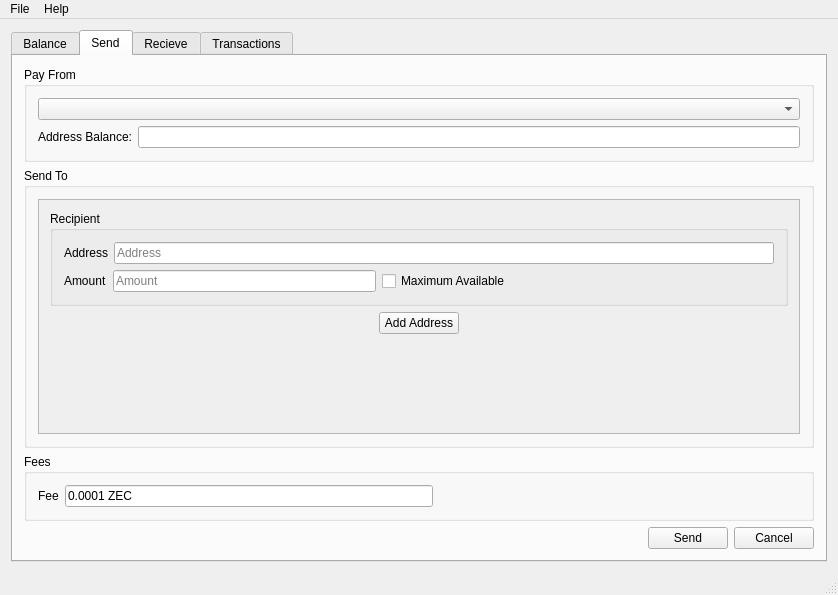
<?xml version="1.0" encoding="UTF-8"?>
<ui version="4.0">
 <class>MainWindow</class>
 <widget class="QMainWindow" name="MainWindow">
  <property name="geometry">
   <rect>
    <x>0</x>
    <y>0</y>
    <width>838</width>
    <height>595</height>
   </rect>
  </property>
  <property name="windowTitle">
   <string>MainWindow</string>
  </property>
  <widget class="QWidget" name="centralWidget">
   <layout class="QGridLayout" name="gridLayout_3">
    <item row="0" column="0">
     <widget class="QTabWidget" name="tabWidget">
      <property name="currentIndex">
       <number>1</number>
      </property>
      <widget class="QWidget" name="tab">
       <attribute name="title">
        <string>Balance</string>
       </attribute>
       <layout class="QGridLayout" name="gridLayout_2">
        <item row="0" column="0">
         <layout class="QHBoxLayout" name="horizontalLayout_5">
          <item>
           <widget class="QGroupBox" name="groupBox">
            <property name="minimumSize">
             <size>
              <width>300</width>
              <height>0</height>
             </size>
            </property>
            <property name="title">
             <string>Summary</string>
            </property>
            <property name="flat">
             <bool>false</bool>
            </property>
            <layout class="QGridLayout" name="gridLayout">
             <item row="0" column="0">
              <layout class="QVBoxLayout" name="verticalLayout">
               <item>
                <layout class="QHBoxLayout" name="horizontalLayout">
                 <item>
                  <widget class="QLabel" name="label">
                   <property name="text">
                    <string>Shielded</string>
                   </property>
                  </widget>
                 </item>
                 <item>
                  <widget class="QLabel" name="balSheilded">
                   <property name="text">
                    <string/>
                   </property>
                   <property name="alignment">
                    <set>Qt::AlignRight|Qt::AlignTrailing|Qt::AlignVCenter</set>
                   </property>
                  </widget>
                 </item>
                </layout>
               </item>
               <item>
                <layout class="QHBoxLayout" name="horizontalLayout_2">
                 <item>
                  <widget class="QLabel" name="label_2">
                   <property name="text">
                    <string>Transparent</string>
                   </property>
                  </widget>
                 </item>
                 <item>
                  <widget class="QLabel" name="balTransparent">
                   <property name="text">
                    <string/>
                   </property>
                   <property name="alignment">
                    <set>Qt::AlignRight|Qt::AlignTrailing|Qt::AlignVCenter</set>
                   </property>
                  </widget>
                 </item>
                </layout>
               </item>
               <item>
                <widget class="Line" name="line">
                 <property name="orientation">
                  <enum>Qt::Horizontal</enum>
                 </property>
                </widget>
               </item>
               <item>
                <layout class="QHBoxLayout" name="horizontalLayout_3">
                 <item>
                  <widget class="QLabel" name="label_3">
                   <property name="font">
                    <font>
                     <weight>75</weight>
                     <bold>true</bold>
                    </font>
                   </property>
                   <property name="text">
                    <string>Total</string>
                   </property>
                  </widget>
                 </item>
                 <item>
                  <widget class="QLabel" name="balTotal">
                   <property name="font">
                    <font>
                     <weight>75</weight>
                     <bold>true</bold>
                    </font>
                   </property>
                   <property name="text">
                    <string/>
                   </property>
                   <property name="alignment">
                    <set>Qt::AlignRight|Qt::AlignTrailing|Qt::AlignVCenter</set>
                   </property>
                  </widget>
                 </item>
                </layout>
               </item>
               <item>
                <spacer name="verticalSpacer">
                 <property name="orientation">
                  <enum>Qt::Vertical</enum>
                 </property>
                 <property name="sizeHint" stdset="0">
                  <size>
                   <width>20</width>
                   <height>40</height>
                  </size>
                 </property>
                </spacer>
               </item>
               <item>
                <widget class="QLabel" name="unconfirmedWarning">
                 <property name="styleSheet">
                  <string notr="true">color: red;</string>
                 </property>
                 <property name="text">
                  <string>Some transactions are not yet confirmed</string>
                 </property>
                </widget>
               </item>
              </layout>
             </item>
            </layout>
           </widget>
          </item>
          <item>
           <widget class="QGroupBox" name="groupBox_2">
            <property name="title">
             <string>Address Balances</string>
            </property>
            <layout class="QHBoxLayout" name="horizontalLayout_4">
             <item>
              <widget class="QTableView" name="balancesTable">
               <property name="selectionMode">
                <enum>QAbstractItemView::SingleSelection</enum>
               </property>
               <property name="selectionBehavior">
                <enum>QAbstractItemView::SelectRows</enum>
               </property>
               <property name="cornerButtonEnabled">
                <bool>false</bool>
               </property>
               <attribute name="horizontalHeaderShowSortIndicator" stdset="0">
                <bool>false</bool>
               </attribute>
               <attribute name="horizontalHeaderStretchLastSection">
                <bool>true</bool>
               </attribute>
               <attribute name="verticalHeaderVisible">
                <bool>false</bool>
               </attribute>
              </widget>
             </item>
            </layout>
           </widget>
          </item>
         </layout>
        </item>
       </layout>
      </widget>
      <widget class="QWidget" name="tab_2">
       <attribute name="title">
        <string>Send</string>
       </attribute>
       <layout class="QVBoxLayout" name="verticalLayout_4">
        <item>
         <widget class="QGroupBox" name="groupBox_4">
          <property name="title">
           <string>Pay From</string>
          </property>
          <layout class="QVBoxLayout" name="verticalLayout_6">
           <item>
            <layout class="QHBoxLayout" name="horizontalLayout_8">
             <item>
              <widget class="QComboBox" name="inputsCombo"/>
             </item>
            </layout>
           </item>
           <item>
            <layout class="QHBoxLayout" name="horizontalLayout_15">
             <item>
              <widget class="QLabel" name="label_5">
               <property name="text">
                <string>Address Balance:</string>
               </property>
              </widget>
             </item>
             <item>
              <widget class="QLineEdit" name="sendAddressBalance">
               <property name="readOnly">
                <bool>true</bool>
               </property>
              </widget>
             </item>
            </layout>
           </item>
          </layout>
         </widget>
        </item>
        <item>
         <widget class="QGroupBox" name="groupBox_3">
          <property name="title">
           <string>Send To</string>
          </property>
          <layout class="QVBoxLayout" name="verticalLayout_3">
           <item>
            <widget class="QScrollArea" name="sendToScrollArea">
             <property name="sizeAdjustPolicy">
              <enum>QAbstractScrollArea::AdjustToContents</enum>
             </property>
             <property name="widgetResizable">
              <bool>true</bool>
             </property>
             <widget class="QWidget" name="sendToWidgets">
              <property name="geometry">
               <rect>
                <x>0</x>
                <y>0</y>
                <width>774</width>
                <height>276</height>
               </rect>
              </property>
              <layout class="QVBoxLayout" name="sendToLayout">
               <item>
                <widget class="QGroupBox" name="verticalGroupBox">
                 <property name="title">
                  <string>Recipient</string>
                 </property>
                 <layout class="QVBoxLayout" name="sendAddressLayout">
                  <item>
                   <layout class="QHBoxLayout" name="horizontalLayout_12">
                    <item>
                     <widget class="QLabel" name="label_4">
                      <property name="text">
                       <string>Address</string>
                      </property>
                     </widget>
                    </item>
                    <item>
                     <widget class="QLineEdit" name="Address1">
                      <property name="placeholderText">
                       <string>Address</string>
                      </property>
                     </widget>
                    </item>
                   </layout>
                  </item>
                  <item>
                   <layout class="QHBoxLayout" name="horizontalLayout_13">
                    <item>
                     <widget class="QLabel" name="label_6">
                      <property name="text">
                       <string>Amount</string>
                      </property>
                     </widget>
                    </item>
                    <item>
                     <widget class="QLineEdit" name="Amount1">
                      <property name="baseSize">
                       <size>
                        <width>200</width>
                        <height>0</height>
                       </size>
                      </property>
                      <property name="placeholderText">
                       <string>Amount</string>
                      </property>
                     </widget>
                    </item>
                    <item>
                     <widget class="QCheckBox" name="Max1">
                      <property name="text">
                       <string>Maximum Available</string>
                      </property>
                     </widget>
                    </item>
                    <item>
                     <spacer name="horizontalSpacer_4">
                      <property name="orientation">
                       <enum>Qt::Horizontal</enum>
                      </property>
                      <property name="sizeHint" stdset="0">
                       <size>
                        <width>40</width>
                        <height>20</height>
                       </size>
                      </property>
                     </spacer>
                    </item>
                   </layout>
                  </item>
                 </layout>
                </widget>
               </item>
               <item>
                <layout class="QHBoxLayout" name="horizontalLayout_7">
                 <item>
                  <spacer name="horizontalSpacer_2">
                   <property name="orientation">
                    <enum>Qt::Horizontal</enum>
                   </property>
                   <property name="sizeHint" stdset="0">
                    <size>
                     <width>40</width>
                     <height>20</height>
                    </size>
                   </property>
                  </spacer>
                 </item>
                 <item>
                  <widget class="QPushButton" name="addAddressButton">
                   <property name="baseSize">
                    <size>
                     <width>200</width>
                     <height>0</height>
                    </size>
                   </property>
                   <property name="text">
                    <string>Add Address</string>
                   </property>
                  </widget>
                 </item>
                 <item>
                  <spacer name="horizontalSpacer_3">
                   <property name="orientation">
                    <enum>Qt::Horizontal</enum>
                   </property>
                   <property name="sizeHint" stdset="0">
                    <size>
                     <width>40</width>
                     <height>20</height>
                    </size>
                   </property>
                  </spacer>
                 </item>
                </layout>
               </item>
               <item>
                <spacer name="verticalSpacer_2">
                 <property name="orientation">
                  <enum>Qt::Vertical</enum>
                 </property>
                 <property name="sizeHint" stdset="0">
                  <size>
                   <width>20</width>
                   <height>40</height>
                  </size>
                 </property>
                </spacer>
               </item>
              </layout>
             </widget>
            </widget>
           </item>
          </layout>
         </widget>
        </item>
        <item>
         <widget class="QGroupBox" name="groupBox_7">
          <property name="title">
           <string>Fees</string>
          </property>
          <layout class="QVBoxLayout" name="verticalLayout_10">
           <item>
            <layout class="QHBoxLayout" name="horizontalLayout_14">
             <item>
              <widget class="QLabel" name="label_7">
               <property name="text">
                <string>Fee</string>
               </property>
              </widget>
             </item>
             <item>
              <widget class="QLineEdit" name="lineEdit">
               <property name="text">
                <string>0.0001 ZEC</string>
               </property>
               <property name="readOnly">
                <bool>true</bool>
               </property>
              </widget>
             </item>
             <item>
              <spacer name="horizontalSpacer_5">
               <property name="orientation">
                <enum>Qt::Horizontal</enum>
               </property>
               <property name="sizeHint" stdset="0">
                <size>
                 <width>40</width>
                 <height>20</height>
                </size>
               </property>
              </spacer>
             </item>
            </layout>
           </item>
          </layout>
         </widget>
        </item>
        <item>
         <layout class="QHBoxLayout" name="horizontalLayout_6">
          <item>
           <spacer name="horizontalSpacer">
            <property name="orientation">
             <enum>Qt::Horizontal</enum>
            </property>
            <property name="sizeHint" stdset="0">
             <size>
              <width>40</width>
              <height>20</height>
             </size>
            </property>
           </spacer>
          </item>
          <item>
           <widget class="QPushButton" name="sendTransactionButton">
            <property name="baseSize">
             <size>
              <width>100</width>
              <height>0</height>
             </size>
            </property>
            <property name="text">
             <string>Send</string>
            </property>
            <property name="flat">
             <bool>false</bool>
            </property>
           </widget>
          </item>
          <item>
           <widget class="QPushButton" name="cancelSendButton">
            <property name="baseSize">
             <size>
              <width>100</width>
              <height>0</height>
             </size>
            </property>
            <property name="text">
             <string>Cancel</string>
            </property>
           </widget>
          </item>
         </layout>
        </item>
       </layout>
      </widget>
      <widget class="QWidget" name="tab_3">
       <attribute name="title">
        <string>Recieve</string>
       </attribute>
       <layout class="QVBoxLayout" name="verticalLayout_5">
        <item>
         <widget class="QGroupBox" name="groupBox_5">
          <property name="title">
           <string>Recieve Address</string>
          </property>
          <layout class="QVBoxLayout" name="verticalLayout_7">
           <item>
            <layout class="QVBoxLayout" name="verticalLayout_8">
             <item>
              <widget class="QGroupBox" name="groupBox_6">
               <property name="title">
                <string>Address Type</string>
               </property>
               <property name="flat">
                <bool>false</bool>
               </property>
               <property name="checkable">
                <bool>false</bool>
               </property>
               <layout class="QVBoxLayout" name="verticalLayout_9">
                <item>
                 <layout class="QHBoxLayout" name="horizontalLayout_9">
                  <item>
                   <widget class="QRadioButton" name="rdioZAddr">
                    <property name="text">
                     <string>z-Addr</string>
                    </property>
                   </widget>
                  </item>
                  <item>
                   <widget class="QRadioButton" name="rdioTAddr">
                    <property name="sizePolicy">
                     <sizepolicy hsizetype="Preferred" vsizetype="Fixed">
                      <horstretch>0</horstretch>
                      <verstretch>0</verstretch>
                     </sizepolicy>
                    </property>
                    <property name="text">
                     <string>t-Addr</string>
                    </property>
                   </widget>
                  </item>
                 </layout>
                </item>
                <item>
                 <layout class="QHBoxLayout" name="horizontalLayout_10">
                  <item>
                   <widget class="QComboBox" name="listRecieveAddresses">
                    <property name="sizePolicy">
                     <sizepolicy hsizetype="Expanding" vsizetype="Fixed">
                      <horstretch>0</horstretch>
                      <verstretch>0</verstretch>
                     </sizepolicy>
                    </property>
                   </widget>
                  </item>
                  <item>
                   <widget class="QPushButton" name="btnRecieveNewAddr">
                    <property name="text">
                     <string>New Address</string>
                    </property>
                   </widget>
                  </item>
                 </layout>
                </item>
               </layout>
              </widget>
             </item>
             <item>
              <layout class="QHBoxLayout" name="horizontalLayout_11">
               <item>
                <widget class="QPlainTextEdit" name="txtRecieve">
                 <property name="readOnly">
                  <bool>true</bool>
                 </property>
                </widget>
               </item>
               <item>
                <widget class="QLabel" name="qrcodeDisplay">
                 <property name="sizePolicy">
                  <sizepolicy hsizetype="Expanding" vsizetype="Expanding">
                   <horstretch>0</horstretch>
                   <verstretch>0</verstretch>
                  </sizepolicy>
                 </property>
                 <property name="styleSheet">
                  <string notr="true">background-color: #fff</string>
                 </property>
                 <property name="text">
                  <string/>
                 </property>
                </widget>
               </item>
              </layout>
             </item>
            </layout>
           </item>
          </layout>
         </widget>
        </item>
       </layout>
      </widget>
      <widget class="QWidget" name="tab_4">
       <attribute name="title">
        <string>Transactions</string>
       </attribute>
       <layout class="QVBoxLayout" name="verticalLayout_2">
        <item>
         <widget class="QTableView" name="transactionsTable">
          <property name="selectionMode">
           <enum>QAbstractItemView::SingleSelection</enum>
          </property>
          <property name="selectionBehavior">
           <enum>QAbstractItemView::SelectRows</enum>
          </property>
         </widget>
        </item>
       </layout>
      </widget>
     </widget>
    </item>
   </layout>
  </widget>
  <widget class="QMenuBar" name="menuBar">
   <property name="geometry">
    <rect>
     <x>0</x>
     <y>0</y>
     <width>838</width>
     <height>21</height>
    </rect>
   </property>
   <widget class="QMenu" name="menuBalance">
    <property name="title">
     <string>File</string>
    </property>
    <addaction name="actionSettings"/>
    <addaction name="separator"/>
    <addaction name="actionExit"/>
   </widget>
   <widget class="QMenu" name="menuHelp">
    <property name="title">
     <string>Help</string>
    </property>
    <addaction name="actionAbout"/>
   </widget>
   <addaction name="menuBalance"/>
   <addaction name="menuHelp"/>
  </widget>
  <widget class="QStatusBar" name="statusBar"/>
  <action name="actionExit">
   <property name="text">
    <string>Exit</string>
   </property>
  </action>
  <action name="actionAbout">
   <property name="text">
    <string>About</string>
   </property>
  </action>
  <action name="actionSettings">
   <property name="text">
    <string>Settings</string>
   </property>
  </action>
 </widget>
 <layoutdefault spacing="6" margin="11"/>
 <tabstops>
  <tabstop>tabWidget</tabstop>
  <tabstop>inputsCombo</tabstop>
  <tabstop>sendAddressBalance</tabstop>
  <tabstop>sendToScrollArea</tabstop>
  <tabstop>Address1</tabstop>
  <tabstop>Amount1</tabstop>
  <tabstop>Max1</tabstop>
  <tabstop>addAddressButton</tabstop>
  <tabstop>lineEdit</tabstop>
  <tabstop>sendTransactionButton</tabstop>
  <tabstop>cancelSendButton</tabstop>
  <tabstop>balancesTable</tabstop>
  <tabstop>rdioZAddr</tabstop>
  <tabstop>rdioTAddr</tabstop>
  <tabstop>listRecieveAddresses</tabstop>
  <tabstop>btnRecieveNewAddr</tabstop>
  <tabstop>txtRecieve</tabstop>
  <tabstop>transactionsTable</tabstop>
 </tabstops>
 <resources/>
 <connections/>
</ui>
